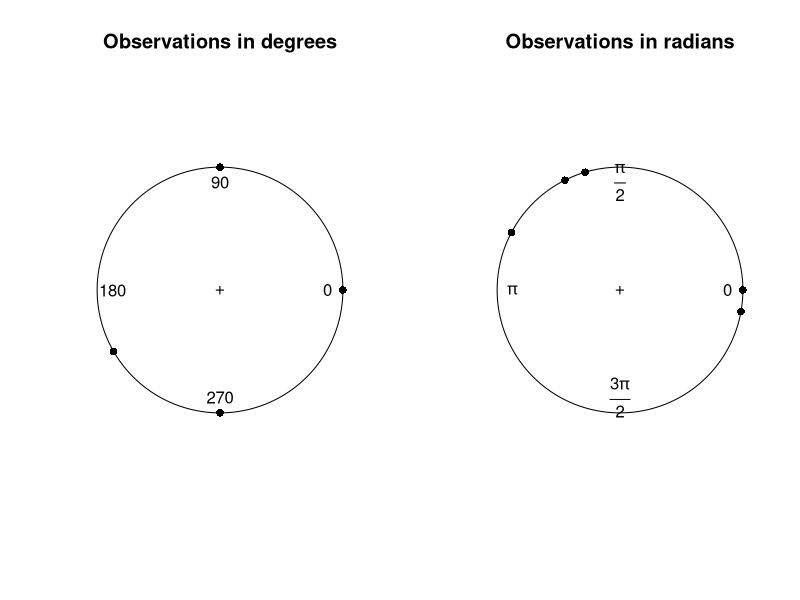
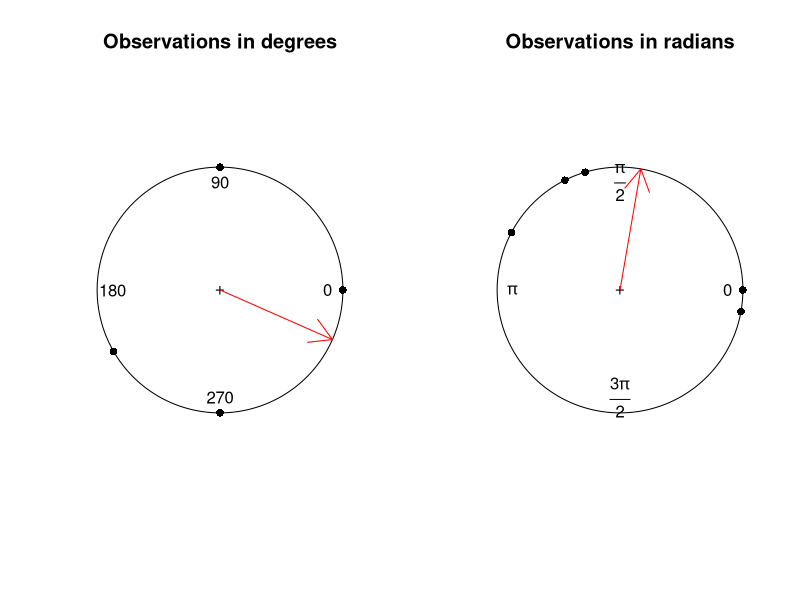

Write the R code that produced these figures, in order.
## ---- chunk 1
# install.packages("circular")
library(circular)
## ---- chunk 2
data.deg <- as.circular(c(0, 90, 210, 270, 360), units = "degrees")
data.rad <- as.circular(c(0, 90, 210, 270, 360), units = "radians")
## ---- chunk 3
par(mfrow = c(1,2))
plot(data.deg, main = "Observations in degrees")
plot(data.rad, main = "Observations in radians")
## ---- chunk 4
mean(c(0, 90, 210, 270, 360))
## ---- chunk 5
mean(data.deg)
mean(data.rad)
## ---- chunk 6
mean_deg <- mean(data.deg)
mean_rad <- mean(data.rad)
## ---- chunk 7
par(mfrow = c(1,2))
plot(data.deg, main = "Observations in degrees")
arrows.circular(x = mean(data.deg),col = "red")
plot(data.rad, main = "Observations in radians")
arrows.circular(x = mean(data.rad),col = "red")
## ---- chunk 8
rho.circular(data.deg)
rho.circular(data.rad)
## ---- chunk 9
var(data.deg)
sd(data.deg)
